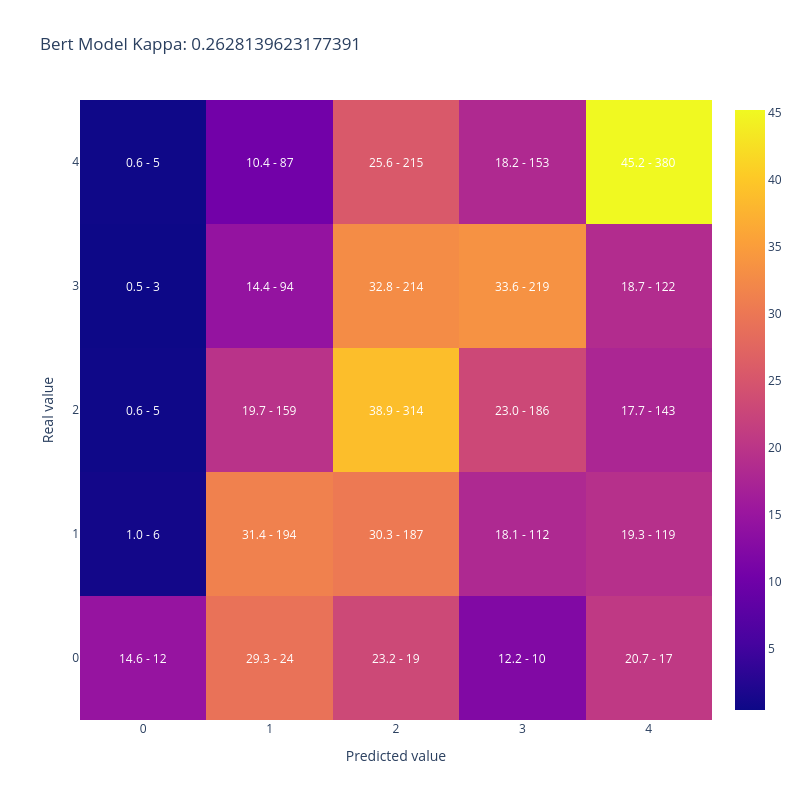

Notebook code cell kept with this figure:
### Code cell
plot_confusion_matrix(merged_datasets['AdoptionSpeed'],
                      merged_datasets['bert_pred_score'].apply(np.argmax), 
                    title = 'Bert Model Kappa: ' + str(cohen_kappa_score(merged_datasets['AdoptionSpeed'],
                                                                   merged_datasets['bert_pred_score'].apply(np.argmax), 
                                                                    weights='quadratic')))

### Figure 1 — Plotly figure (JSON) as saved in the notebook; plotly's stock layout.template omitted (floating-point values rounded to 4 significant figures)
{"data": [{"type": "heatmap", "x": [0, 1, 2, 3, 4], "y": [0, 1, 2, 3, 4], "z": [[14.63, 29.27, 23.17, 12.2, 20.73], [0.9709, 31.39, 30.26, 18.12, 19.26], [0.6196, 19.7, 38.91, 23.05, 17.72], [0.4601, 14.42, 32.82, 33.59, 18.71], [0.5952, 10.36, 25.6, 18.21, 45.24]]}], "layout": {"annotations": [{"font": {"color": "white"}, "showarrow": false, "text": "14.6 - 12", "x": 0, "xref": "x", "y": 0, "yref": "y"}, {"font": {"color": "white"}, "showarrow": false, "text": "29.3 - 24", "x": 1, "xref": "x", "y": 0, "yref": "y"}, {"font": {"color": "white"}, "showarrow": false, "text": "23.2 - 19", "x": 2, "xref": "x", "y": 0, "yref": "y"}, {"font": {"color": "white"}, "showarrow": false, "text": "12.2 - 10", "x": 3, "xref": "x", "y": 0, "yref": "y"}, {"font": {"color": "white"}, "showarrow": false, "text": "20.7 - 17", "x": 4, "xref": "x", "y": 0, "yref": "y"}, {"font": {"color": "white"}, "showarrow": false, "text": "1.0 - 6", "x": 0, "xref": "x", "y": 1, "yref": "y"}, {"font": {"color": "white"}, "showarrow": false, "text": "31.4 - 194", "x": 1, "xref": "x", "y": 1, "yref": "y"}, {"font": {"color": "white"}, "showarrow": false, "text": "30.3 - 187", "x": 2, "xref": "x", "y": 1, "yref": "y"}, {"font": {"color": "white"}, "showarrow": false, "text": "18.1 - 112", "x": 3, "xref": "x", "y": 1, "yref": "y"}, {"font": {"color": "white"}, "showarrow": false, "text": "19.3 - 119", "x": 4, "xref": "x", "y": 1, "yref": "y"}, {"font": {"color": "white"}, "showarrow": false, "text": "0.6 - 5", "x": 0, "xref": "x", "y": 2, "yref": "y"}, {"font": {"color": "white"}, "showarrow": false, "text": "19.7 - 159", "x": 1, "xref": "x", "y": 2, "yref": "y"}, {"font": {"color": "white"}, "showarrow": false, "text": "38.9 - 314", "x": 2, "xref": "x", "y": 2, "yref": "y"}, {"font": {"color": "white"}, "showarrow": false, "text": "23.0 - 186", "x": 3, "xref": "x", "y": 2, "yref": "y"}, {"font": {"color": "white"}, "showarrow": false, "text": "17.7 - 143", "x": 4, "xref": "x", "y": 2, "yref": "y"}, {"font": {"color": "white"}, "showarrow": false, "text": "0.5 - 3", "x": 0, "xref": "x", "y": 3, "yref": "y"}, {"font": {"color": "white"}, "showarrow": false, "text": "14.4 - 94", "x": 1, "xref": "x", "y": 3, "yref": "y"}, {"font": {"color": "white"}, "showarrow": false, "text": "32.8 - 214", "x": 2, "xref": "x", "y": 3, "yref": "y"}, {"font": {"color": "white"}, "showarrow": false, "text": "33.6 - 219", "x": 3, "xref": "x", "y": 3, "yref": "y"}, {"font": {"color": "white"}, "showarrow": false, "text": "18.7 - 122", "x": 4, "xref": "x", "y": 3, "yref": "y"}, {"font": {"color": "white"}, "showarrow": false, "text": "0.6 - 5", "x": 0, "xref": "x", "y": 4, "yref": "y"}, {"font": {"color": "white"}, "showarrow": false, "text": "10.4 - 87", "x": 1, "xref": "x", "y": 4, "yref": "y"}, {"font": {"color": "white"}, "showarrow": false, "text": "25.6 - 215", "x": 2, "xref": "x", "y": 4, "yref": "y"}, {"font": {"color": "white"}, "showarrow": false, "text": "18.2 - 153", "x": 3, "xref": "x", "y": 4, "yref": "y"}, {"font": {"color": "white"}, "showarrow": false, "text": "45.2 - 380", "x": 4, "xref": "x", "y": 4, "yref": "y"}], "height": 800, "title": {"text": "Bert Model Kappa: 0.2628139623177391"}, "width": 800, "xaxis": {"title": {"text": "Predicted value"}}, "yaxis": {"title": {"text": "Real value"}}}}
